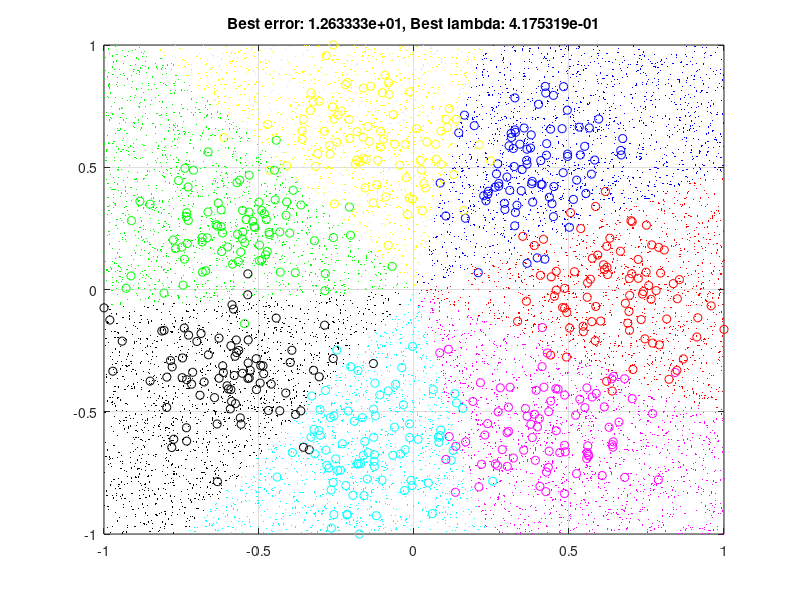

This chart was generated by the following MATLAB code:
clear
close all
clc

%% Multi-Class classification
nc = 80;                                % number of samples per class
c = 7;                                  % number of classes
r = 4;                                  % radius
X = [];
Y = [];

% We create the training set: a circle of radius r
for i = 1:c
    theta = i * (2 * pi / c);
    X = [X; randn(nc, 1) + r*cos(theta), randn(nc, 1) + r*sin(theta)];
    Y = [Y; i*ones(nc, 1)];
end
[n, d] = size(X);                       % total number of samples and dimension

%Normalization
for i = 1:d
   mi = min(X(:,i));
   ma = max(X(:,i));
   diff = ma - mi;
   X(:,i) = 2 * (X(:,i) - mi) / diff - 1;
end

%% Implementation of all vs all
nl = round(.7 * n);                     % learning set dimension = 70% of total data
nv = n - nl;                            % validation set dimension = the remaining data

err = zeros(30, 1);                     % error vector (every value is for a different value of lambda)
for k = 1:30
    i = randperm(n);                    % vector of random data indexes
    il = sort(i(1:nl));                 % vector of learning data indexes
    iv = sort(i(nl+1:end));             % vector of validation data indexes
    j = 0;                              % index for the error vector
    
    % Definition of learning and validation sets
    XL = X(il,:);
    YL = Y(il);
    XV = X(iv,:);
    YV = Y(iv);
    
    for lambda = logspace(-4,3,30)      % regularization term
        W = [];
        j = j + 1;
        
        % Learning phase: all the classes must compete against all the others, so two nested loops
        for i1 = 1:c
           for i2 = i1+1:c
               cp = YL == i1;                % class plus
               cm = YL == i2;                % class minus
               all = cp | cm;               % all the points, labelled as +1 or -1
               Ytmp = cp*1 + cm*(-1);           
               W = [W, (XL(all,:)'*XL(all,:) + lambda*eye(d))\(XL(all,:)'*Ytmp(all))];
           end
        end

        % Classification phase
        YS = zeros(nv, c * (c-1) / 2);          % vector of predicted labels
        i3 = 0;                                 % tells which model i'm using in a particular iteration
        for i1 = 1:c
           for i2 = i1+1:c
              i3 = i3 + 1;
              YS(:, i3) = XV * W(:, i3);
              % I go back to the original class
              YS(:, i3) = (YS(:, i3) >= 0)*i1 + (YS(:, i3) < 0)*i2;
           end
        end
        YS = mode(YS, 2);                       % i take the most frequent results, row-wise
        err(j) = err(j) + sum(YS ~= YV)/30;     % err(j) = average (on k) of classification errors
    end
end

% I find the best lambda
j = 0;
err_best = Inf;
for lambda = logspace(-4,3,30)
   j = j + 1;
   if (err(j) < err_best)
      err_best = err(j);
      lambda_best = lambda;
   end
end

% I re-compute the model W using the best lambda and all data
W = [];
j = j + 1;
for i1 = 1:c
   for i2 = i1+1:c
       cp = Y == i1;
       cm = Y == i2;
       all = cp | cm;
       Ytmp = cp*1 + cm*(-1);           
       W = [W, (X(all,:)'*X(all,:) + lambda_best*eye(d))\(X(all,:)'*Ytmp(all))];
   end
end

% Plotting the data set
colors = 'bygkcmr';
figure, box on, grid on, hold on
for i = 1:c
   plot(X(Y==i,1), X(Y==i,2), ['o', colors(i)]); 
end

% Using the model W with the best lambda to plot a lot of points
% to see the lines
ns = 10000;
XS = 2 * rand(ns, d) - 1;
YS = zeros(ns, c * (c-1) / 2);
i3 = 0;
for i1 = 1:c
   for i2 = i1+1:c
      i3 = i3 + 1;
      YS(:, i3) = XS * W(:, i3);
      YS(:, i3) = (YS(:, i3) >= 0)*i1 + (YS(:, i3) < 0)*i2;
   end
end
YS = mode(YS, 2);
for i = 1:c
   plot(XS(YS==i,1), XS(YS==i,2), ['.', colors(i)], 'MarkerSize', 1); 
end

% Print the best lambda and the best error on the figure
title(sprintf("Best error: %e, Best lambda: %e", err_best, lambda_best));